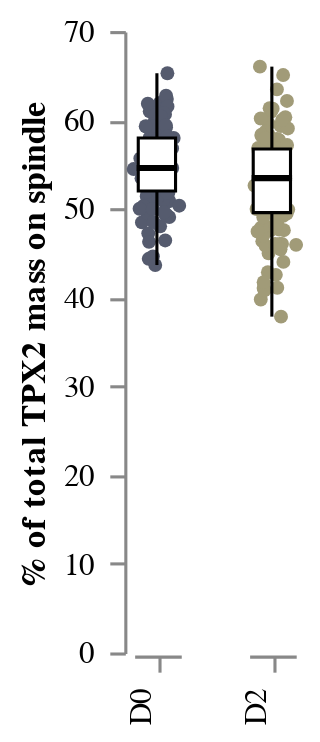

Notebook cell for this chart:
### Code cell
STRIP_TPX2_Spindle_percent = stripbox(
    data = df, 
    x = "Condition:N", 
    y = "TPX2_mass_at_Spindle_percent", 
    y_title = "% of total TPX2 mass on spindle",
    colour = "Condition:N"
)
STRIP_TPX2_Spindle_percent

### Figure 1 — Vega-Lite specification as saved in the notebook (floating-point values rounded to 4 significant figures; data arrays with more than 128 entries replaced by an {"elided": "..."} marker saying what was removed)
{"config": {"view": {"continuousWidth": 400, "continuousHeight": 300, "stroke": "transparent", "strokeWidth": 0.5}, "axis": {"grid": true, "labelPadding": 5, "ticks": true}, "facet": {"spacing": 18}, "header": {"labelOrient": "bottom", "title": null}}, "data": {"name": "data-a11872630e0e1fa542bf927afe29c574"}, "facet": {"column": {"type": "nominal", "field": "Condition", "header": {"labelAlign": "right", "labelAngle": -90, "labelOrient": "bottom", "labelPadding": 5, "titleOrient": "top"}}}, "spec": {"layer": [{"mark": {"type": "circle", "opacity": 1, "size": 20}, "encoding": {"color": {"type": "nominal", "field": "Condition", "legend": null, "scale": {"scheme": "cividis"}}, "x": {"type": "quantitative", "axis": {"grid": false, "labels": false, "ticks": true, "values": [0]}, "field": "jitter", "title": null}, "y": {"type": "quantitative", "axis": {"grid": false, "labels": true, "ticks": true}, "field": "TPX2_mass_at_Spindle_percent", "title": "% of total TPX2 mass on spindle"}}, "height": 200, "transform": [{"calculate": "(sqrt(-2 * log(random() / 2)) * cos(2 * PI * random() / 2))", "as": "jitter"}], "width": 15}, {"mark": {"type": "boxplot", "extent": "min-max", "size": 12}, "encoding": {"color": {"value": "white"}, "opacity": {"value": 1}, "stroke": {"value": "black"}, "y": {"type": "quantitative", "field": "TPX2_mass_at_Spindle_percent", "title": "% of total TPX2 mass on spindle"}}, "height": 200, "width": 30}]}, "$schema": "https://vega.github.io/schema/vega-lite/v4.8.1.json", "datasets": {"data-a11872630e0e1fa542bf927afe29c574": {"elided": "247 records"}}}
